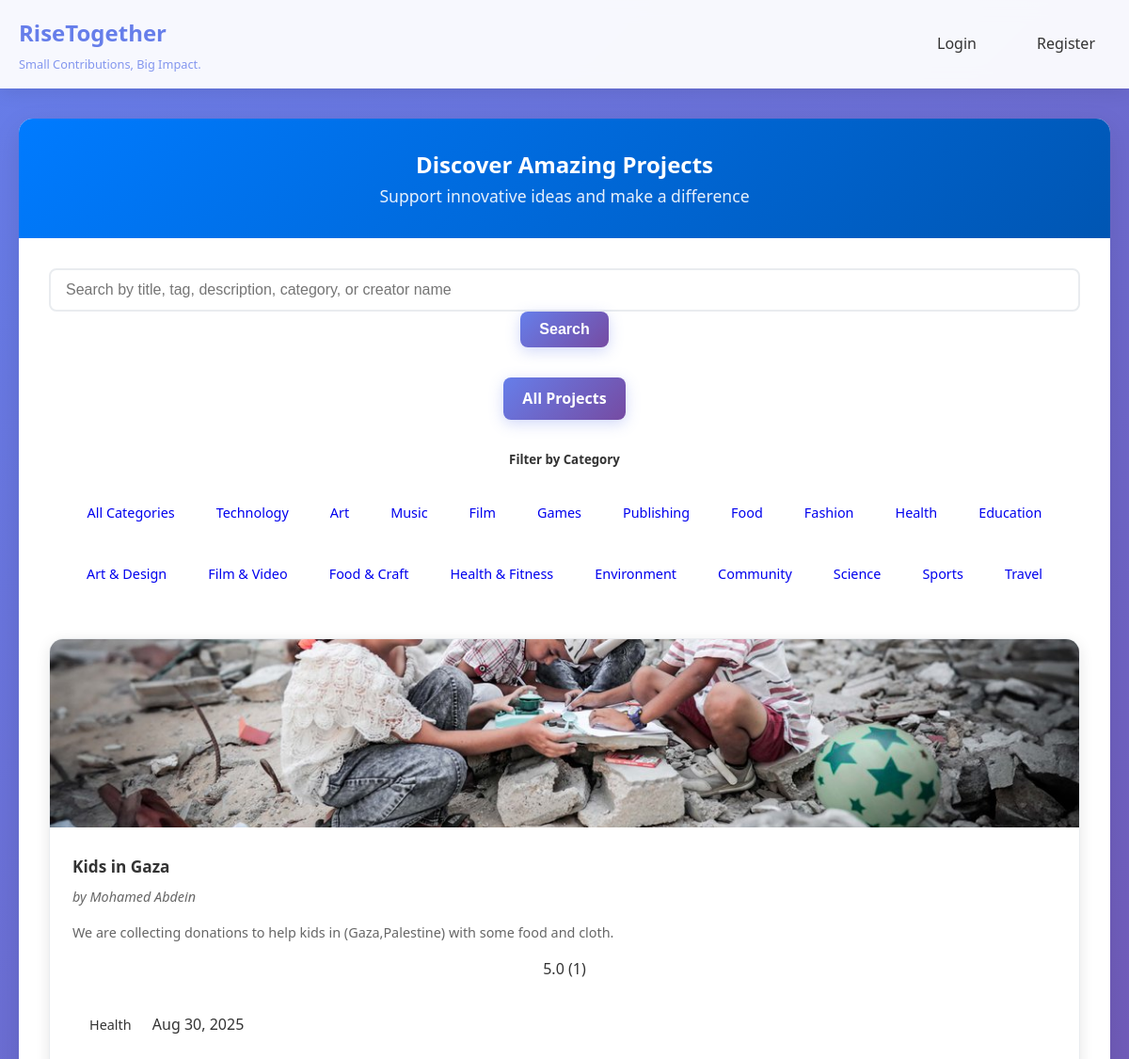
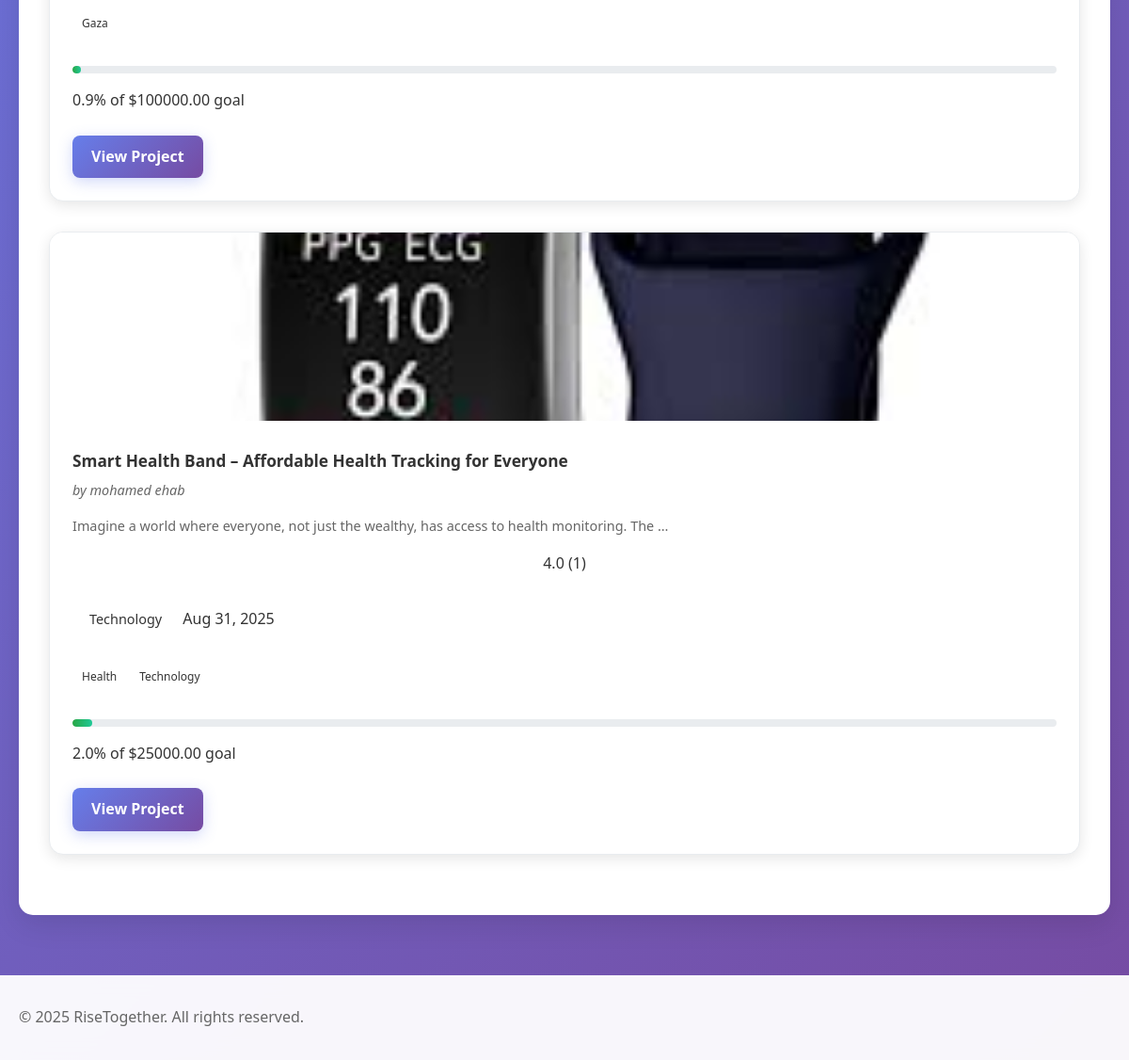
Page /projects/all/ on the committed database (2 pictures, top to bottom).
### projects/models.py (models this page shows, shortened)
class Category(models.Model):
    name = models.CharField(max_length=100)

class Project(models.Model):
    owner = models.ForeignKey(settings.AUTH_USER_MODEL, on_delete=models.CASCADE)
    title = models.CharField(max_length=200)
    details = models.TextField()
    category = models.ForeignKey(Category, on_delete=models.SET_NULL, null=True)
    total_target = models.DecimalField(max_digits=10, decimal_places=2)
    tags = models.CharField(max_length=200, blank=True)
    start_time = models.DateTimeField()
    end_time = models.DateTimeField()
    image = models.ImageField(upload_to='project_images/', blank=True, null=True)
    STATUS_CHOICES = [
        ('active', 'Active'),
        ('cancelled', 'Cancelled'),
        ('completed', 'Completed'),
    ]
    status = models.CharField(max_length=20, choices=STATUS_CHOICES, default='active')
    featured = models.BooleanField(default=False, help_text="Mark this project as featured to display it on the home page")
    def get_main_image(self):
        if self.image:
            return self.image
        first_image = self.projectimage_set.first()
        return first_image.image if first_image else None
    def get_average_rating(self):
        ratings = self.projectrating_set.all()
        if ratings.exists():
            return sum(rating.rating for rating in ratings) / ratings.count()
        return 0
    def get_rating_count(self):
        return self.projectrating_set.count()
    def get_donation_percentage(self):
        total_donations = sum(donation.amount for donation in self.donation_set.all())
        if self.total_target > 0:
            return (total_donations / self.total_target) * 100
        return 0
    def is_cancelled(self):
        return self.status == 'cancelled'

### accounts/models.py (models this page shows)
class CustomUser(AbstractUser):
    phone_number = models.CharField(max_length=15, unique=True, null=True, blank=True)
    birthdate = models.DateField(null=True, blank=True)
    gender = models.CharField(max_length=10, choices=[('Male', 'Male'), ('Female', 'Female')])
    country = models.CharField(max_length=50)
    profile_picture = models.ImageField(upload_to='profile_pics/', blank=True, null=True)
    bio = models.TextField(blank=True,null=True)
    is_active = models.BooleanField(default=False)  # Users must activate their account via email

### projects/views.py (the view, shortened to what this page needs)
# urls.py: path('all/', views.all_projects_view, name='all_projects'),
def all_projects_view(request):
    category_id = request.GET.get('category')
    search_query = request.GET.get('search', '').strip()
    categories = Category.objects.all()
    projects = Project.objects.all()
    selected_category = None
    if category_id:
        projects = projects.filter(category_id=category_id)
        selected_category = Category.objects.get(id=category_id)
    context = {
        'projects': projects,
        'categories': categories,
        'selected_category': selected_category,
        'search_query': search_query,
        'search_results_count': projects.count() if search_query else None,
    }
    return render(request, 'all_projects.html', context)

### templates/all_projects.html (shortened to what this page needs)
{% extends 'base.html' %}
{% block content %}
<div class="container mt-5">
    <div class="row justify-content-center">
        <div class="col-12">
            <div class="card shadow">
                <div class="card-header bg-primary text-white text-center">
                    <h2> Discover Amazing Projects</h2>
                    <p class="mb-0">Support innovative ideas and make a difference</p>
                </div>
                <div class="card-body p-4">
                    <div class="text-center mb-4">
                        <form method="get" action="" class="w-100">
                            <div class="d-flex gap-4">
                                <input type="text" name="search" placeholder="Search by title, tag, description, category, or creator name" value="{{ search_query }}" class="form-control">
                                <button type="submit" class="btn btn-primary">
                                     Search
                                </button>
                            </div>
                        </form>
                    </div>
                    <div class="text-center mb-4">
                        <a href="{% url 'all_projects' %}" class="btn btn-outline-primary me-2">
                             All Projects
                        </a>
                    </div>
                    <div class="text-center mb-4">
                        <h5 class="text-muted mb-3">
                             Filter by Category
                        </h5>
                        <div class="category-filters">
                            <a href="{% url 'all_projects' %}" class="badge {% if not selected_category %}bg-primary{% else %}bg-secondary{% endif %} me-2 mb-2">
                                 All Categories
                            </a>
                            {% for category in categories %}
                                <a href="{% url 'all_projects' %}?category={{ category.id }}"
                                   class="badge {% if selected_category.id == category.id %}bg-primary{% else %}bg-secondary{% endif %} me-2 mb-2">
                                     {{ category.name }}
                                </a>
                            {% endfor %}
                        </div>
                    </div>
                    {% if projects %}
                        <div class="row">
                            {% for project in projects %}
                                <div class="col-lg-4 col-md-6 mb-4">
                                    <div class="project-card h-100">
                                        {% with main_image=project.get_main_image %}
                                            {% if main_image %}
                                                <img src="{{ main_image.url }}" alt="{{ project.title }}" class="project-image">
                                            {% else %}
                                                <div class="project-image-placeholder">
                                                    <i class="fas fa-image fa-3x text-muted"></i>
                                                    <p class="text-muted mt-2">{{ project.title|slice:":20" }}...</p>
                                                </div>
                                            {% endif %}
                                        {% endwith %}
                                        <div class="project-content p-3">
                                            <a href="{% url 'project_detail' project.id %}" class="project-title">
                                                <h5 class="mb-1">{{ project.title }}</h5>
                                            </a>
                                            <div class="project-owner text-muted mb-2">
                                                 by {{ project.owner.first_name }} {{ project.owner.last_name }}
                                            </div>
                                            <div class="project-description mb-3">
                                                {{ project.details|truncatewords:15 }}
                                            </div>
                                            <div class="text-center mb-3">
                                                {% with project.get_average_rating as avg_rating %}
                                                {% with project.get_rating_count as rating_count %}
                                                    {% if avg_rating > 0 %}
                                                        <div class="text-muted small">
                                                            {{ avg_rating|floatformat:1 }} ({{ rating_count }})
                                                        </div>
                                                    {% else %}
                                                        <div class="text-muted small">
                                                            <i class="far fa-star"></i> No ratings yet
                                                        </div>
                                                    {% endif %}
                                                {% endwith %}
                                                {% endwith %}
                                            </div>
                                            <div class="mb-3">
                                                <span class="badge bg-info">{{ project.category.name|default:"General" }}</span>
                                                <span class="text-muted small float-end">{{ project.start_time|date:"M j, Y" }}</span>
                                            </div>
                                            {% if project.tags %}
                                            <div class="mb-3">
                                                <div class="project-tags">
                                                    {% for tag in project.tags.split %}
                                                        <span class="badge bg-light text-dark me-1 mb-1">{{ tag.strip }}</span>
                                                    {% endfor %}
                                                </div>
                                            </div>
                                            {% endif %}
                                            <div class="mb-3">
                                                {% with project.get_donation_percentage as donation_percentage %}
                                                {% if donation_percentage > 0 %}
                                                    <div class="progress mb-2">
                                                        <div class="progress-bar bg-success" style="width: {{ donation_percentage }}%"></div>
                                                    </div>
                                                    <div class="text-muted small">{{ donation_percentage|floatformat:1 }}% of ${{ project.total_target }} goal</div>
                                                {% else %}
                                                    <div class="progress mb-2">
                                                        <div class="progress-bar bg-success" style="width: 0%"></div>
                                                    </div>
                                                    <div class="text-muted small">Just started - ${{ project.total_target }} goal</div>
                                                {% endif %}
                                                {% endwith %}
                                            </div>
                                            {% if project.is_cancelled %}
                                                <div class="alert alert-danger text-center mb-0">
                                                    <i class="fas fa-times-circle"></i> <strong>Cancelled</strong>
                                                </div>
                                            {% else %}
                                                <a href="{% url 'project_detail' project.id %}" class="btn btn-primary w-100">
                                                     View Project
                                                </a>
                                            {% endif %}
                                        </div>
                                    </div>
                                </div>
                            {% endfor %}
                        </div>
                    {% endif %}
                </div>
            </div>
        </div>
    </div>
</div>
{% endblock %}

### static/style.css (style rules this page uses)
body { font-family: 'Segoe UI', Tahoma, Geneva, Verdana, sans-serif; margin: 0; padding: 0; background-color: #f5f5f5; }
.card { background: white; border-radius: 10px; box-shadow: 0 2px 10px rgba(0,0,0,0.1); margin-bottom: 20px; }
.card-header { background: linear-gradient(135deg, #667eea 0%, #764ba2 100%); color: white; padding: 20px; border-radius: 10px 10px 0 0; }
.btn { background: linear-gradient(135deg, #667eea 0%, #764ba2 100%); color: white; border: none; padding: 10px 20px; border-radius: 5px; cursor: pointer; text-decoration: none; display: inline-block; transition: all 0.3s ease; }
.progress { background: #e9ecef; border-radius: 10px; height: 20px; overflow: hidden; margin: 10px 0; }
.progress-bar { background: linear-gradient(135deg, #28a745 0%, #20c997 100%); height: 100%; transition: width 0.3s ease; }
.badge { display: inline-block; padding: 4px 8px; border-radius: 15px; font-size: 0.8rem; margin: 2px; }
.project-image { width: auto; height: auto; max-width: 100%; object-fit: contain; }
.mb-1 { margin-bottom: 0.5rem; }
.mb-2 { margin-bottom: 1rem; }
.mb-3 { margin-bottom: 1.5rem; }
.p-3 { padding: 1rem; }
.project-title { font-size: 1.4rem; font-weight: bold; margin-bottom: 10px; line-height: 1.3; }
.project-owner { color: #666; font-size: 0.9rem; margin-bottom: 15px; font-style: italic; }
.project-tags { display: flex; gap: 5px; flex-wrap: wrap; }
.project-description { color: #555; line-height: 1.6; margin-bottom: 20px; flex-grow: 1; }
.btn-outline-primary { background: transparent; color: #667eea; border: 2px solid #667eea; }

### templates/base.html (style rules this page uses)
* { margin: 0; padding: 0; box-sizing: border-box; }
body { font-family: 'Segoe UI', Tahoma, Geneva, Verdana, sans-serif; line-height: 1.6; color: #333; background: linear-gradient(135deg, #667eea 0%, #764ba2 100%); min-height: 100vh; }
.card { background: white; border-radius: 15px; box-shadow: 0 10px 30px rgba(0,0,0,0.1); overflow: hidden; transition: transform 0.3s ease, box-shadow 0.3s ease; }
.card-header { background: linear-gradient(135deg, #667eea 0%, #764ba2 100%); color: white; padding: 2rem; text-align: center; }
.card-header p { font-size: 1.1rem; opacity: 0.9; }
.btn { display: inline-block; padding: 12px 24px; background: linear-gradient(135deg, #667eea 0%, #764ba2 100%); color: white; text-decoration: none; border: none; border-radius: 25px; font-size: 1rem; font-weight: 500; cursor: pointer; transition: all 0.3s; text-align: center; box-shadow: 0 4px 15px rgba(102, 126, 234, 0.3); }
.form-control { width: 100%; padding: 12px 16px; border: 2px solid #e9ecef; border-radius: 8px; font-size: 1rem; transition: border-color 0.3s, box-shadow 0.3s; }
.progress { width: 100%; height: 20px; background-color: #e9ecef; border-radius: 10px; overflow: hidden; margin: 1rem 0; }
.progress-bar { height: 100%; background: linear-gradient(90deg, #28a745, #20c997); transition: width 0.3s ease; }
.text-center { text-align: center; }
.mb-1 { margin-bottom: 0.5rem; }
.mb-2 { margin-bottom: 1rem; }
.mb-3 { margin-bottom: 1.5rem; }
.mb-4 { margin-bottom: 2rem; }
.p-3 { padding: 1.5rem; }
.p-4 { padding: 2rem; }
.project-card { background: white; border-radius: 15px; box-shadow: 0 4px 15px rgba(0,0,0,0.1); overflow: hidden; transition: transform 0.3s ease, box-shadow 0.3s ease; }
.project-image { width: 100%; height: 200px; object-fit: cover; }
.project-content { padding: 1.5rem; }
.project-title { font-size: 1.3rem; font-weight: bold; color: #333; margin-bottom: 0.5rem; text-decoration: none; }
.project-owner { color: #666; font-size: 0.9rem; margin-bottom: 1rem; }
.project-description { color: #555; line-height: 1.5; margin-bottom: 1rem; }
.badge { display: inline-block; padding: 0.25rem 0.75rem; border-radius: 20px; font-size: 0.8rem; font-weight: 500; }

### rows in the picture
Category: name "Technology"
Category: name "Art"
Category: name "Music"
Category: name "Film"
Category: name "Games"
Category: name "Publishing"
Category: name "Food"
Category: name "Fashion"
Category: name "Health"
Category: name "Education"
Category: name "Art & Design"
Category: name "Film & Video"
Category: name "Food & Craft"
Category: name "Health & Fitness"
Category: name "Environment"
Category: name "Community"
Category: name "Science"
Category: name "Sports"
Category: name "Travel"
Project: shows a picture, title "Kids in Gaza", owner.first_name "Mohamed", owner.last_name "Abdein", details "We are collecting donations to help kids in (Gaza,Palestine) with some food and cloth.", get_average_rating "5.0", get_rating_count "1", category.name "Health", start_time "Aug 30, 2025", strip "Gaza", {{ donation_percentage }} 0.8500 (drawn), get_donation_percentage "0.9", total_target "100000.00", status "View Project"
Project: shows a picture, title "Smart Health Band – Affordable Health Tracking for Everyone", owner.first_name "mohamed", owner.last_name "ehab", details "Imagine a world where everyone, not just the wealthy, has access to health monitoring. The …", get_average_rating "4.0", get_rating_count "1", category.name "Technology", start_time "Aug 31, 2025", strip "Health" "Technology", {{ donation_percentage }} 2.00 (drawn), get_donation_percentage "2.0", total_target "25000.00", status "View Project"
